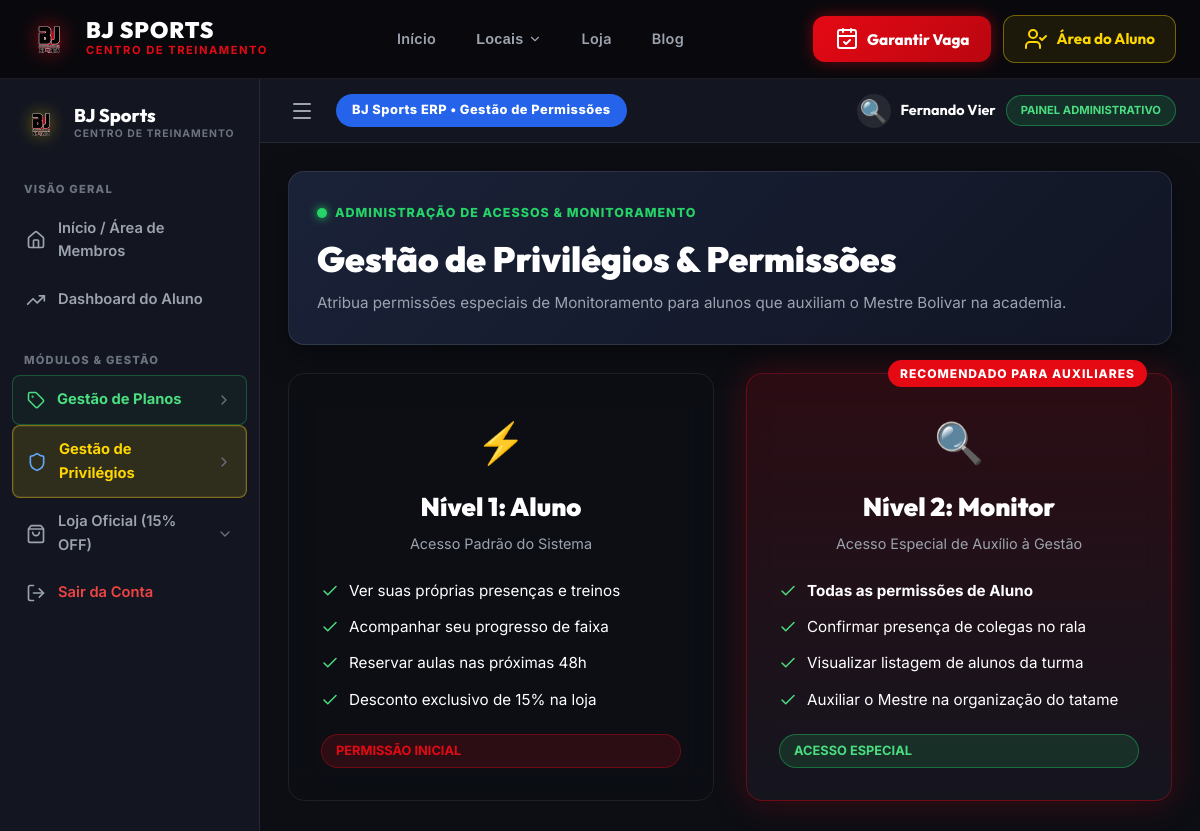
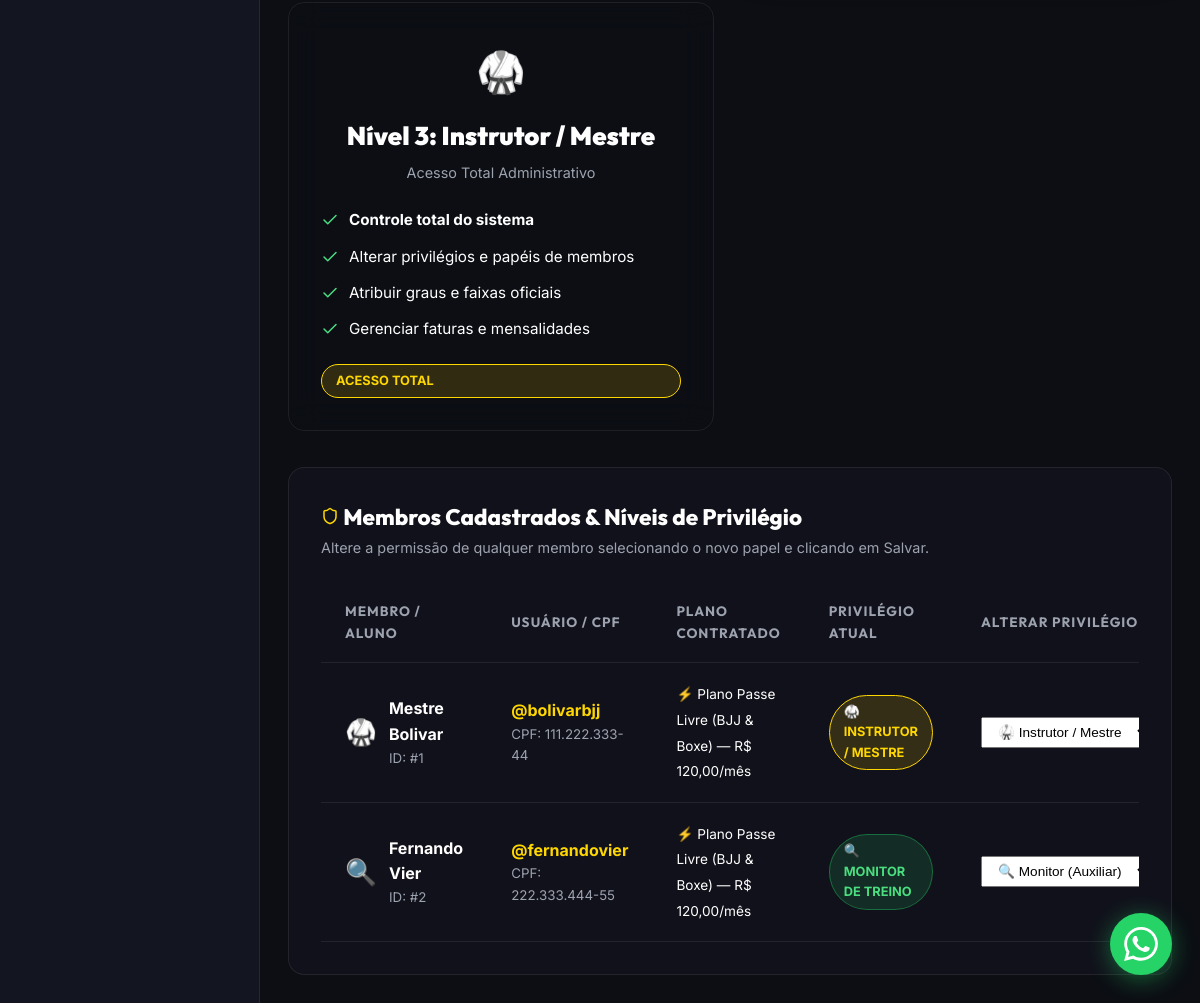
Screenshot of /gestao.html with the database file from the repository (2 pictures, top to bottom).
### app.py (models this page shows, shortened)
class User(db.Model):
    id = db.Column(db.Integer, primary_key=True)
    username = db.Column(db.String(80), unique=True, nullable=False)
    name = db.Column(db.String(120), nullable=False)
    cpf = db.Column(db.String(14), unique=True, nullable=False)
    ddd = db.Column(db.String(2), nullable=False)
    phone = db.Column(db.String(9), nullable=False)
    plan = db.Column(db.String(150), nullable=False)
    role = db.Column(db.String(30), default='aluno') # 'aluno', 'monitor', 'instrutor'
    password_hash = db.Column(db.String(256), nullable=False)
    created_at = db.Column(db.DateTime, default=datetime.utcnow)

### app.py (the view, shortened to what this page needs)
@app.route('/gestao', methods=['GET', 'POST'])
@app.route('/gestao.html', methods=['GET', 'POST'])
def gestao_privilegios():
    users_list = User.query.order_by(User.id.asc()).all()
    return render_template('gestao.html', page_title='Gestão de Privilégios & Permissões', users=users_list)

### app.py (called while the page is built)
@app.context_processor
def inject_user_context():
    return {
        'now': datetime.utcnow(),
        'is_logged_in': 'user_id' in session,
        'user_name': session.get('user_name', 'Fernando Vier'),
        'username': session.get('username', 'bolivarbjj'),
        'user_role': session.get('user_role', 'monitor'),
        'user_plan': session.get('user_plan', '⚡ Plano Passe Livre (BJJ & Boxe) — R$ 120,00/mês')
    }

### templates/gestao.html (shortened to what this page needs)
{% extends "base.html" %}
{% block content %}
  <div class="erp-wrapper">
    <aside class="erp-sidebar" id="erpSidebar">
      <div class="erp-brand-header">
        <img src="{{ url_for('static', filename='img/logo_transparent.png') }}" alt="BJ Sports Logo" class="erp-brand-logo">
        <div class="erp-brand-info">
          <h2 class="erp-brand-name">BJ Sports</h2>
          <span class="erp-brand-sub">CENTRO DE TREINAMENTO</span>
        </div>
      </div>
      <nav class="erp-nav">
        <div class="erp-nav-group">
          <span class="erp-group-title">VISÃO GERAL</span>
          <a href="{{ url_for('login') }}" class="erp-nav-item">
            <i data-lucide="home" class="erp-item-icon"></i>
            <span class="erp-item-label">Início / Área de Membros</span>
          </a>
          <a href="{{ url_for('login') }}" class="erp-nav-item">
            <i data-lucide="trending-up" class="erp-item-icon"></i>
            <span class="erp-item-label">Dashboard do Aluno</span>
          </a>
        </div>
        <div class="erp-nav-group">
          <span class="erp-group-title">MÓDULOS & GESTÃO</span>
          <a href="{{ url_for('planos_admin') }}" class="erp-nav-item" style="border: 1px solid rgba(37, 211, 102, 0.3); background: rgba(37, 211, 102, 0.05);">
            <i data-lucide="tag" class="erp-item-icon icon-green"></i>
            <span class="erp-item-label" style="color: #4ade80; font-weight: 700;">Gestão de Planos</span>
            <i data-lucide="chevron-right" class="erp-chevron"></i>
          </a>
          <a href="{{ url_for('gestao_privilegios') }}" class="erp-nav-item active" style="border: 1px solid rgba(255, 215, 0, 0.4); background: rgba(255, 215, 0, 0.12);">
            <i data-lucide="shield" class="erp-item-icon icon-gold"></i>
            <span class="erp-item-label" style="color: var(--accent-gold); font-weight: 700;">Gestão de Privilégios</span>
            <i data-lucide="chevron-right" class="erp-chevron"></i>
          </a>
          <a href="{{ url_for('loja') }}" class="erp-nav-item">
            <i data-lucide="shopping-bag" class="erp-item-icon"></i>
            <span class="erp-item-label">Loja Oficial (15% OFF)</span>
            <i data-lucide="chevron-down" class="erp-chevron"></i>
          </a>
          <a href="{{ url_for('logout') }}" class="erp-nav-item erp-logout-item">
            <i data-lucide="log-out" class="erp-item-icon icon-red"></i>
            <span class="erp-item-label text-red">Sair da Conta</span>
          </a>
        </div>
      </nav>
    </aside>
    <div class="erp-main-container">
      <header class="erp-topbar">
        <div class="erp-topbar-left">
          <button class="erp-hamburger-toggle" id="erpHambergerBtn" title="Alternar Menu">
            <i data-lucide="menu"></i>
          </button>
          <span class="erp-blue-badge">BJ Sports ERP • Gestão de Permissões</span>
        </div>
        <div class="erp-topbar-right">
          <div class="erp-user-badge">
            <span class="erp-avatar">
              {% if user_role == 'instrutor' %}🥋{% elif user_role == 'monitor' %}🔍{% else %}⚡{% endif %}
            </span>
            <span class="erp-user-name">{{ user_name }}</span>
            <span class="badge-pill bg-green" style="font-size: 0.7rem;">PAINEL ADMINISTRATIVO</span>
          </div>
        </div>
      </header>
      <main class="erp-content">
        <div class="erp-hero-banner" style="margin-bottom: 28px;">
          <div class="erp-status-indicator">
            <span class="live-dot"></span> ADMINISTRAÇÃO DE ACESSOS & MONITORAMENTO
          </div>
          <h1 class="erp-hero-heading">Gestão de Privilégios & Permissões</h1>
          <p class="erp-hero-sub">Atribua permissões especiais de Monitoramento para alunos que auxiliam o Mestre Bolivar na academia.</p>
        </div>
        <div class="grid-planos" style="margin-bottom: 36px;">
          <div class="plano-card glass-panel text-center">
            <div class="product-icon" style="font-size: 2.5rem; margin-top: 5px;">⚡</div>
            <h3 class="plano-title">Nível 1: Aluno</h3>
            <p class="plano-sub">Acesso Padrão do Sistema</p>
            <ul class="plano-features" style="margin-bottom: 12px; font-size: 0.88rem;">
              <li><i data-lucide="check" class="icon-green"></i> Ver suas próprias presenças e treinos</li>
              <li><i data-lucide="check" class="icon-green"></i> Acompanhar seu progresso de faixa</li>
              <li><i data-lucide="check" class="icon-green"></i> Reservar aulas nas próximas 48h</li>
              <li><i data-lucide="check" class="icon-green"></i> Desconto exclusivo de 15% na loja</li>
            </ul>
            <span class="badge-pill" style="margin-top: 10px;">PERMISSÃO INICIAL</span>
          </div>
          <div class="plano-card featured-card glass-panel text-center">
            <div class="plano-badge">RECOMENDADO PARA AUXILIARES</div>
            <div class="product-icon" style="font-size: 2.5rem; margin-top: 5px;">🔍</div>
            <h3 class="plano-title">Nível 2: Monitor</h3>
            <p class="plano-sub">Acesso Especial de Auxílio à Gestão</p>
            <ul class="plano-features" style="margin-bottom: 12px; font-size: 0.88rem;">
              <li><i data-lucide="check" class="icon-green"></i> <strong>Todas as permissões de Aluno</strong></li>
              <li><i data-lucide="check" class="icon-green"></i> Confirmar presença de colegas no rala</li>
              <li><i data-lucide="check" class="icon-green"></i> Visualizar listagem de alunos da turma</li>
              <li><i data-lucide="check" class="icon-green"></i> Auxiliar o Mestre na organização do tatame</li>
            </ul>
            <span class="badge-pill bg-green" style="margin-top: 10px;">ACESSO ESPECIAL</span>
          </div>
          <div class="plano-card glass-panel text-center">
            <div class="product-icon" style="font-size: 2.5rem; margin-top: 5px;">🥋</div>
            <h3 class="plano-title">Nível 3: Instrutor / Mestre</h3>
            <p class="plano-sub">Acesso Total Administrativo</p>
            <ul class="plano-features" style="margin-bottom: 12px; font-size: 0.88rem;">
              <li><i data-lucide="check" class="icon-green"></i> <strong>Controle total do sistema</strong></li>
              <li><i data-lucide="check" class="icon-green"></i> Alterar privilégios e papéis de membros</li>
              <li><i data-lucide="check" class="icon-green"></i> Atribuir graus e faixas oficiais</li>
              <li><i data-lucide="check" class="icon-green"></i> Gerenciar faturas e mensalidades</li>
            </ul>
            <span class="badge-pill" style="margin-top: 10px; background: rgba(255,215,0,0.15); border-color: var(--accent-gold); color: var(--accent-gold);">ACESSO TOTAL</span>
          </div>
        </div>
        <div class="glass-panel" style="background: rgba(18, 18, 28, 0.95); border: 1px solid var(--border-light);">
          <div style="margin-bottom: 24px;">
            <h3 style="font-family: var(--font-heading); font-size: 1.4rem; font-weight: 800; color: #ffffff;">
              <i data-lucide="shield" class="icon-gold"></i> Membros Cadastrados & Níveis de Privilégio
            </h3>
            <p style="color: var(--text-muted); font-size: 0.9rem;">Altere a permissão de qualquer membro selecionando o novo papel e clicando em Salvar.</p>
          </div>
          <div class="table-responsive">
            <table class="schedule-table">
              <thead>
                <tr>
                  <th>Membro / Aluno</th>
                  <th>Usuário / CPF</th>
                  <th>Plano Contratado</th>
                  <th>Privilégio Atual</th>
                  <th>Alterar Privilégio</th>
                </tr>
              </thead>
              <tbody>
                {% for user in users %}
                <tr>
                  <td>
                    <div style="display: flex; align-items: center; gap: 12px;">
                      <span style="font-size: 1.6rem;">
                        {% if user.role == 'instrutor' %}🥋{% elif user.role == 'monitor' %}🔍{% else %}⚡{% endif %}
                      </span>
                      <div>
                        <strong>{{ user.name }}</strong>
                        <small style="display: block; color: var(--text-muted);">ID: #{{ user.id }}</small>
                      </div>
                    </div>
                  </td>
                  <td>
                    <strong style="color: var(--accent-gold);">@{{ user.username }}</strong>
                    <small style="display: block; color: var(--text-muted);">CPF: {{ user.cpf }}</small>
                  </td>
                  <td>
                    <span style="font-size: 0.85rem; color: #ffffff;">{{ user.plan }}</span>
                  </td>
                  <td>
                    {% if user.role == 'instrutor' %}
                      <span class="badge-pill" style="background: rgba(255,215,0,0.15); border-color: var(--accent-gold); color: var(--accent-gold);">🥋 INSTRUTOR / MESTRE</span>
                    {% elif user.role == 'monitor' %}
                      <span class="badge-pill bg-green">🔍 MONITOR DE TREINO</span>
                    {% else %}
                      <span class="badge-pill">⚡ ALUNO</span>
                    {% endif %}
                  </td>
                  <td>
                    <form action="{{ url_for('gestao_privilegios') }}" method="POST" style="display: flex; gap: 8px; align-items: center;">
                      <select name="new_role" style="padding: 6px 12px; font-size: 0.85rem; width: auto;" required>
                        <option value="monitor" {% if user.role == 'monitor' %}selected{% endif %}>🔍 Monitor (Auxiliar)</option>
                        <option value="instrutor" {% if user.role == 'instrutor' %}selected{% endif %}>🥋 Instrutor / Mestre</option>
                      </select>
                    </form>
                  </td>
                </tr>
                {% endfor %}
              </tbody>
            </table>
          </div>
        </div>
      </main>
    </div>
  </div>
{% endblock %}

### templates/base.html (shortened to what this page needs)
<!DOCTYPE html>
<html lang="pt-BR">
<head>
  <link rel="stylesheet" href="{{ url_for('static', filename='css/index.css') }}">
</head>
<body>
  <header class="main-header">
    <div class="container header-content">
      <a href="{{ url_for('index') }}" class="brand-link">
        <img src="{{ url_for('static', filename='img/logo_transparent.png') }}" alt="BJ Sports Logo" class="header-logo">
        <div class="brand-text">
          <span class="brand-name">BJ SPORTS</span>
          <span class="brand-sub">CENTRO DE TREINAMENTO</span>
        </div>
      </a>
      <nav class="nav-menu">
        <a href="{{ url_for('index') }}" class="nav-item {% if request.endpoint == 'index' %}active{% endif %}">Início</a>
        <div class="nav-dropdown">
          <button class="nav-item nav-dropdown-trigger">
            Locais <i data-lucide="chevron-down" class="dropdown-chevron"></i>
          </button>
        </div>
        <a href="{{ url_for('loja') }}" class="nav-item {% if request.endpoint == 'loja' %}active{% endif %}">Loja</a>
        <a href="{{ url_for('blog') }}" class="nav-item {% if request.endpoint == 'blog' %}active{% endif %}">Blog</a>
      </nav>
      <div class="header-actions">
        <button id="openScheduleModal" class="btn btn-header-cta btn-glow">
          <i data-lucide="calendar-check"></i> Garantir Vaga
        </button>
        {% if is_logged_in %}
        <div class="user-avatar-dropdown">
          <button class="avatar-trigger-btn" id="userAvatarBtn" title="Minha Conta">
            <span class="user-avatar-photo">🥋</span>
            <span class="user-header-name">{{ user_name.split(' ')[0] }}</span>
            <i data-lucide="chevron-down" class="dropdown-chevron"></i>
          </button>
          <div class="avatar-menu glass-panel" id="userAvatarMenu">
            <div class="menu-user-info">
              <strong>{{ user_name }}</strong>
              <small>@{{ username }}</small>
              <span class="badge-pill bg-green" style="font-size: 0.65rem; margin-top: 4px;">ALUNO ATIVO</span>
            </div>
            <a href="{{ url_for('login') }}" class="dropdown-item">
              <i data-lucide="target" class="icon-gold"></i>
              <div>
                <strong>Área do Aluno / Membros</strong>
                <small>Ver dashboard e treinos</small>
              </div>
            </a>
            <button class="dropdown-item border-none-btn" id="editProfileBtn">
              <i data-lucide="user-check" class="icon-gold"></i>
              <div>
                <strong>Editar Informações</strong>
                <small>Atualizar dados cadastrais</small>
              </div>
            </button>
            <a href="{{ url_for('logout') }}" class="dropdown-item logout-dropdown-item">
              <i data-lucide="log-out" class="icon-red"></i>
              <div>
                <strong style="color: #ef4444;">Sair da Conta</strong>
                <small>Encerrar sessão ativa</small>
              </div>
            </a>
          </div>
        </div>
        {% else %}
        <a href="{{ url_for('login') }}" class="btn btn-header-login {% if request.endpoint == 'login' %}active-link-btn{% endif %}">
          <i data-lucide="user-check"></i> Área do Aluno
        </a>
        {% endif %}
      </div>
    </div>
  </header>
  {% block content %}{% endblock %}
  <a href="https://wa.me/5583996527997?text=Ol%C3%A1!%20Gostaria%20de%20tirar%20duvidas%20sobre%20as%20aulas%20do%20BJ%20Sports." target="_blank" class="whatsapp-float-btn" title="Falar com o Mestre Bolivar">
  </a>
</body>
</html>

### rows the page displays
User: name "Fernando Vier", id "2", username "fernandovier", cpf "222.333.444-55", plan "⚡ Plano Passe Livre (BJJ & Boxe) — R$ 120,00/mês", shows "🔍 MONITOR DE TREINO", new_role "🔍 Monitor (Auxiliar)"
User: name "Mestre Bolivar", id "1", username "bolivarbjj", cpf "111.222.333-44", plan "⚡ Plano Passe Livre (BJJ & Boxe) — R$ 120,00/mês", shows "🥋 INSTRUTOR / MESTRE", new_role "🥋 Instrutor / Mestre"
